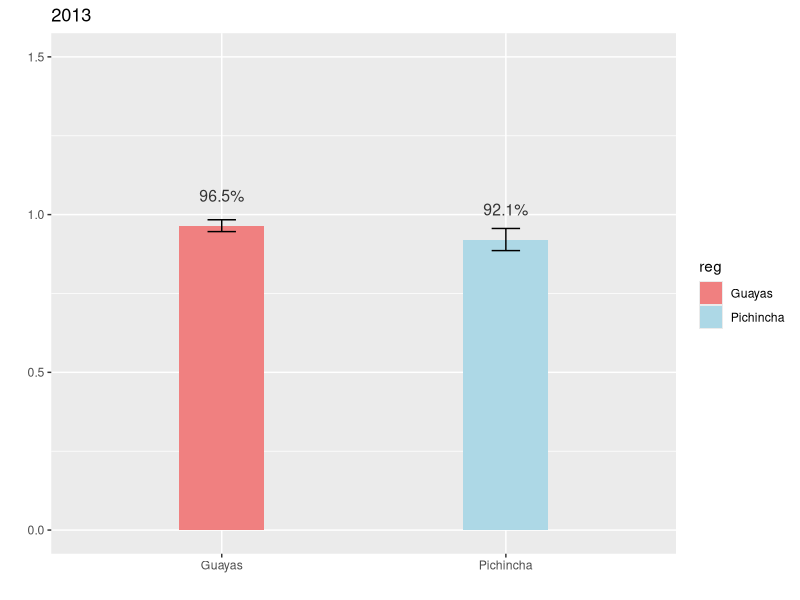
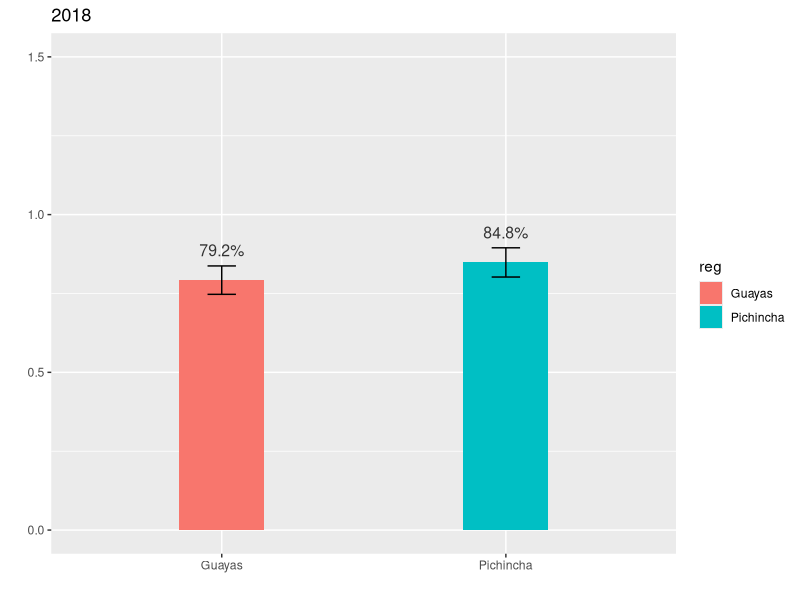
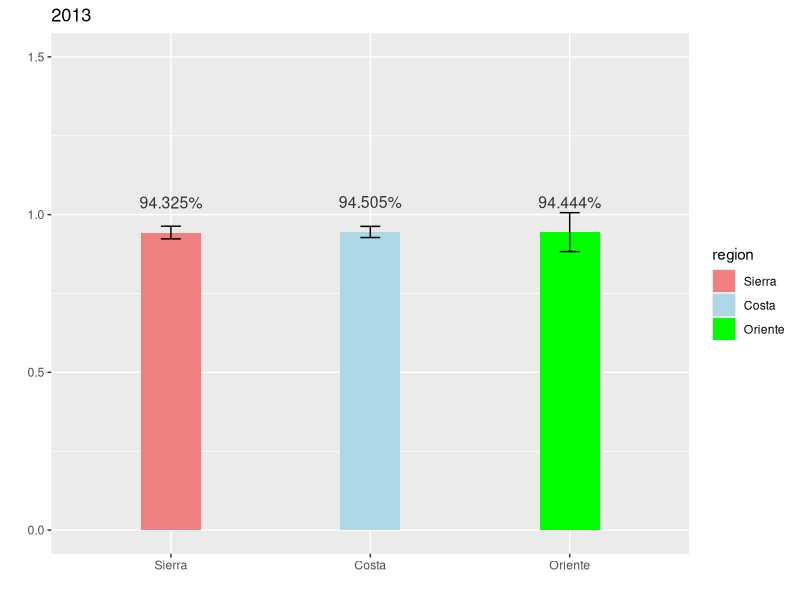
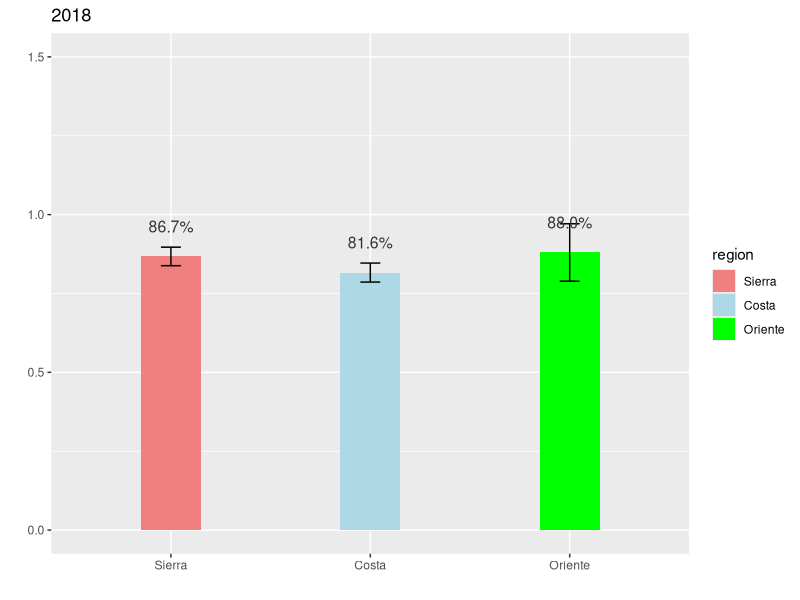

These figures' R source, in order:
#Carga de librerias y bases
library(haven)
library(dplyr)
library(ggplot2)
library(readr)
library(forcats)
library(lubridate)
library(tidyverse)
library(here)
Wave_7_Ecuador <- read_dta("BASES LIDE/WVS_Wave_7_Ecuador_Stata_v5.0.dta")
Wave_6_Ecuador<- read_dta("BASES LIDE/WV6_Data_Ecuador_Stata_v20201117.dta")

# Union de bases de datos

Wave_6_Ecuador$N_REGION_ISO <- as_factor(Wave_6_Ecuador$N_REGION_ISO)
Wave_7_Ecuador$N_REGION_ISO <- as_factor(Wave_7_Ecuador$N_REGION_ISO)
Wave_6_Ecuador$V102 <- as_factor(Wave_6_Ecuador$V102)
Wave_7_Ecuador$Q58 <- as_factor(Wave_7_Ecuador$Q58)
Wave_6_Ecuador$V103 <- as_factor(Wave_6_Ecuador$V103)
Wave_7_Ecuador$Q59 <- as_factor(Wave_7_Ecuador$Q59)
Wave_6_Ecuador$V104 <- as_factor(Wave_6_Ecuador$V104)
Wave_7_Ecuador$Q60 <- as_factor(Wave_7_Ecuador$Q60)
Wave_6_Ecuador$V105 <- as_factor(Wave_6_Ecuador$V105)
Wave_7_Ecuador$Q61 <- as_factor(Wave_7_Ecuador$Q61)
Wave_6_Ecuador$V106 <- as_factor(Wave_6_Ecuador$V106)
Wave_7_Ecuador$Q62 <- as_factor(Wave_7_Ecuador$Q62)

wave7 <- Wave_7_Ecuador%>%
  select(cf= "Q58",
         "reg"= N_REGION_ISO,
         cv="Q59",
         cp="Q60",
         c_primera="Q61",
         c_dif_reg="Q62",
         ano="A_YEAR")

wave6<-Wave_6_Ecuador%>%
  select(cf="V102" ,
         "reg"= N_REGION_ISO,
         cv="V103",
         cp="V104",
         c_primera="V105",
         c_dif_reg="V106",
         ano="V262")
wvs_total <- bind_rows(wave6, wave7)

#agrupar cf en dos categorias 

wvs_total$cf<- as_factor(wvs_total$cf)
wvs_total$confianza <- ifelse(wvs_total$cf %in% c("Trust completely", "Trust somewhat"),
                              "confío", "no confío")

#Creamos una variable binaria, con la confianza

wvs_total <- wvs_total %>%
  mutate(confianza_binaria = as.integer(cf %in% c("Trust completely", "Trust somewhat")))
  

#filtrando por Provincia y renombre de variables

wvs_uio_gye <- wvs_total%>%
  filter(reg %in% c("EC-G Guayas","EC-P Pichincha"))%>%
  mutate(reg=fct_recode(reg,
                        "Guayas"="EC-G Guayas",
                        "Pichincha"="EC-P Pichincha"))

#Relaizamos una grupación de la varible de provicias


wvs_c<- wvs_total%>%
  mutate(region = fct_collapse(reg,
                               "Sierra"=c("EC-A Azuay","EC-B Bolivar","EC-F Canar",
                                          "EC-C Carchi","EC-X Cotopaxi","EC-H Chimborazo",
                                          "EC-L Loja","EC-I Imbabura","EC-P Pichincha",
                                          "EC-T Tungurahua"),
                               "Costa"=c("EC-O El Oro","EC-E Esmeraldas","EC-G Guayas",
                                         "EC-R Los Rios","EC-M Manabi","EC-SE Santa Elena",
                                         "EC-SD Santo Domingo de los Tsachilas",
                                         "EC-SD Santo Domingo de los Tsachilas"),
                               "Oriente"=c("EC-S Morona Santiago","EC-N Napo","EC-D Orellana",
                                           "EC-Y Pastaza",
                                           "EC-U Sucumbios","EC-Z Zamora Chinchipe")))

#Calcular la media y error estandar por provincia 
cf_p <- wvs_uio_gye %>% 
  group_by(ano, reg) %>% 
  summarize(mean = mean(as.numeric(confianza_binaria), na.rm = TRUE), 
            se = sd(as.numeric(confianza_binaria), na.rm = TRUE)/sqrt(n()))

#Calcular la media y error estandar por region
cf_r <- wvs_c %>% 
  group_by(ano, region) %>% 
  summarize(mean = mean(as.numeric(confianza_binaria), na.rm = TRUE), 
            se = sd(as.numeric(confianza_binaria), na.rm = TRUE)/sqrt(n()))

###############################################################################
#Graficos por provincia Pichincha y Guayas

# Gráfico 2013

cf_p_2013 <- cf_p %>% 
  filter(ano == 2013) %>%
  filter(complete.cases(reg, mean, se)) %>%
  ggplot(aes(x = reg, y = mean, fill = reg)) + 
  geom_bar(stat = "identity", width = 0.3,) +
  geom_errorbar(aes(ymin = mean - 1.96*se, ymax = mean + 1.96*se), width = 0.1) +
  geom_text(aes(label = scales::percent(mean, digits =1)), 
            color = "grey20", size = 4, vjust = -2) +
  labs(title = "2013", x = "", y = "") + 
  scale_y_continuous(limits = c(0, 1.5)) +
  scale_fill_manual(values = c("lightcoral", "lightblue")) 
print(cf_p_2013)

# Gráfico 2018

cf_p_2018 <- cf_p %>% 
  filter(ano == 2018) %>%
  filter(complete.cases(reg, mean, se)) %>%
  ggplot(aes(x = reg, y = mean, fill = reg)) + 
  geom_bar(stat = "identity", width = 0.3) +
  geom_errorbar(aes(ymin = mean - 1.96*se, ymax = mean + 1.96*se), width = 0.1) +
  geom_text(aes(label = scales::percent(mean, digits =1)), 
            color = "grey20", size = 4, vjust = -2) +
  labs(title = "2018", x = "", y = "") + 
  scale_y_continuous(limits = c(0, 1.5))
print(cf_p_2018)
################################################################################
#Graficos por region sierra y costa

# Gráfico 2013

cf_r_2013 <- cf_r %>% 
  filter(ano == 2013) %>%
  filter(complete.cases(region, mean, se)) %>%
  ggplot(aes(x = region, y = mean, fill = region)) + 
  geom_bar(stat = "identity", width = 0.3,) +
  geom_errorbar(aes(ymin = mean - 1.96*se, ymax = mean + 1.96*se), width = 0.1) +
  geom_text(aes(label = scales::percent(mean, digits =1)), 
            color = "grey20", size = 4, vjust = -2) +
  labs(title = "2013", x = "", y = "") + 
  scale_y_continuous(limits = c(0, 1.5)) +
  scale_fill_manual(values = c("lightcoral", "lightblue","green")) 
print(cf_r_2013)

# Gráfico 2018

cf_r_2018 <- cf_r %>% 
  filter(ano == 2018) %>%
  filter(complete.cases(region, mean, se)) %>%
  ggplot(aes(x = region, y = mean, fill = region)) + 
  geom_bar(stat = "identity", width = 0.3,) +
  geom_errorbar(aes(ymin = mean - 1.96*se, ymax = mean + 1.96*se), width = 0.1) +
  geom_text(aes(label = scales::percent(mean, digits =1)), 
            color = "grey20", size = 4, vjust = -2) +
  labs(title = "2018", x = "", y = "") + 
  scale_y_continuous(limits = c(0, 1.5)) +
  scale_fill_manual(values = c("lightcoral", "lightblue","green")) 
print(cf_r_2018)
